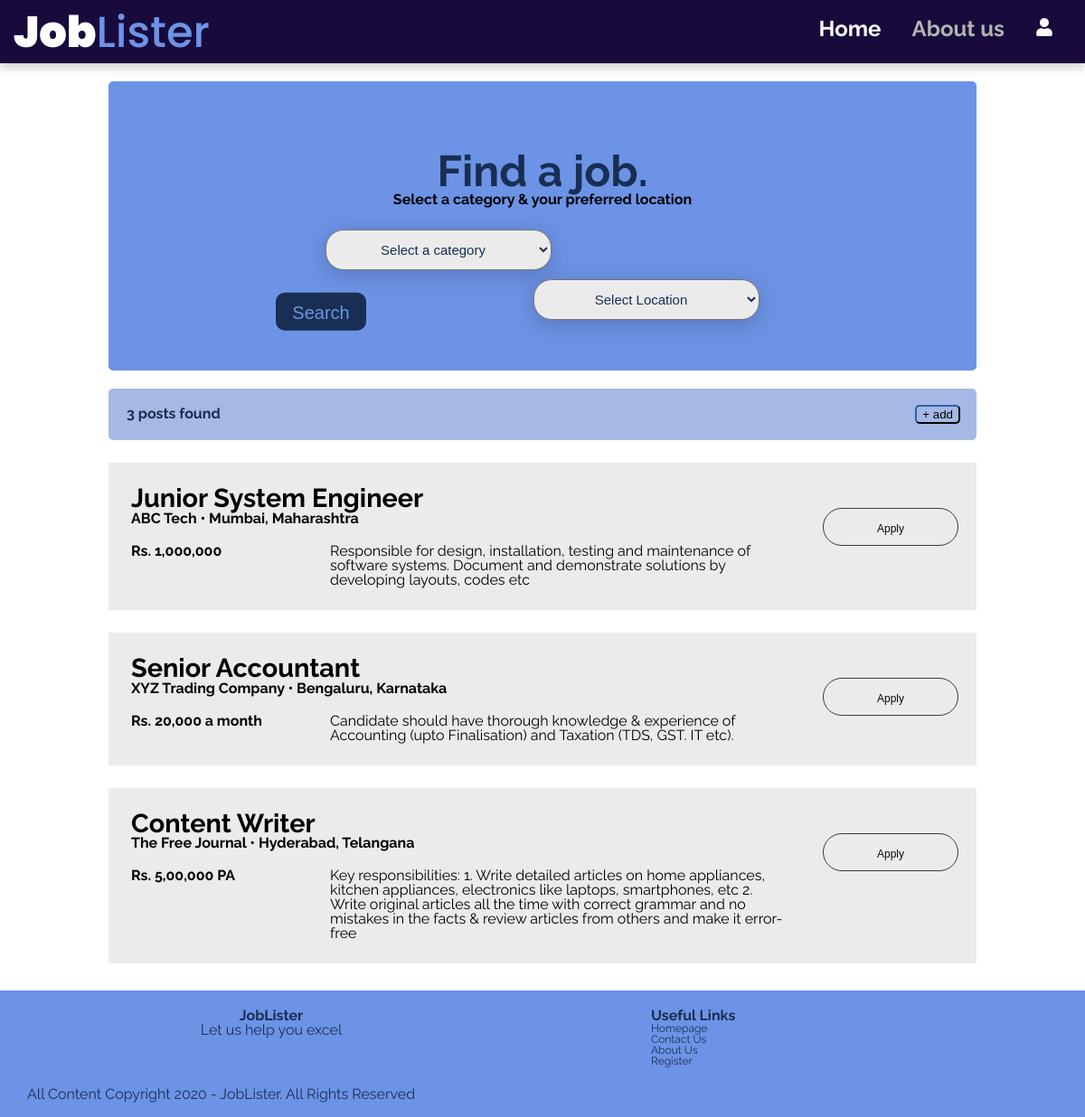
The page / on the database its author committed.
### tables this page shows
CREATE TABLE `jobs` (
  `u_id` int(11) NOT NULL,
  `job_id` int(11) NOT NULL,
  `category` varchar(255) NOT NULL,
  `company` varchar(225) NOT NULL,
  `job_title` varchar(225) NOT NULL,
  `description` varchar(555) NOT NULL,
  `salary` varchar(225) NOT NULL,
  `location` varchar(225) NOT NULL,
  `user_contact` varchar(225) NOT NULL,
  `user_email` varchar(225) NOT NULL
);

### index.php (the view, shortened to what this page needs)
<?php
    require 'conn.php';
?>
<!DOCTYPE html>
<html lang="en">
<head>
    <link rel="stylesheet" href="Styles/Style.css">
</head>
<body>
    <header>
        <a href="index.php">
            <h1>Job<b>Lister</b></h1>
        </a>
        <nav>
            <ul id ="navigation">
                <li><a class="active" href="index.php">Home</a></li>
                <li><a href="aboutus.php">About us</a></li>
                <?php
                    if(!isset($_SESSION['user'])) {
                        echo '<li id="login"><a href="signIn.php"><img src="Icons/user-solid.svg"></a>';
                    } else {
                        echo '<li id="logout"><a href="console.php">', $_SESSION['user'] ,'</a><ul></li><li><a href="console.php">My console</a></li><li id="logout"><a href="logOut.php">Log out</a></li></ul></li>';
                    }
                ?>
            </ul>
        </nav>
    </header>
    <main>
        <div class="searchbox">
            <h1>Find a job.</h1>
            <h3>Select a category & your preferred location</h3>
            <form action="index.php" method="POST">
                <div class="categories">
                    <select name="category" id="category" required>
                        <option disabled selected>Select a category<option>
                    </select>
                </div>
                <div class="location">
                    <select name="location" id="location" required>
                        <option disabled selected>Select Location<option>
                    </select>
                </div><br>
                <input type="submit" value="Search"></button>
            </form>
        </div>
        <div class="bar">
            <h3 id="count"> posts found</h3>
            <input type="button" value="+ add" onClick="location.href='addPost.php'"></input>
        </div>
        <div class="jobs" id="jobs">
            <?php
                if(!isset($_POST['category']) && !isset($_POST['location'])) {
                    $stm1 = 'SELECT * FROM jobs;';
                    $result = mysqli_query($conn, $stm1) or die( mysqli_error($conn));
                }
                while($row = mysqli_fetch_array($result, MYSQLI_BOTH)) {
                ?>
                <div class="jobs-container" name="job-post">
                    <div class="title">
                        <h2><?php echo $row['job_title']; ?></h2>
                        <h4><?php echo $row['company']; ?> • <?php echo $row['location']; ?></h4>
                    </div>
                    <div id="left" class="grid-left">
                        <h4><?php echo $row['salary']; ?></h4>
                    </div>
                    <div class="grid-right">
                        <p><?php echo $row['description']; ?></tr>
                    </div>
                    <div class="grid-button">
                        <form action="apply.php" method="POST">
                            <input type="submit" name="apply" value="Apply">
                        </form>
                    </div>
                </div>
                <?php
                }
                ?>
            </div>
    </main>
    <footer class="page-footer">
        <div class="left">
            <h5>JobLister</h5>
            <p>Let us help you excel</p>
        </div>
        <div class="right">
            <h5>Useful Links</h5>
            <ul>
                <li><a href="index.php">Homepage</a></li>
                <li><a href="contact.php">Contact Us</a></li>
                <li><a href="about.php">About Us</a></li>
                <li><a href="register.php">Register</a></li>
            </ul>
        </div>
        <div class="footer-copyright">
            <small class="copy">All Content Copyright 2020 - JobLister. All Rights Reserved</small>
        </div>
    </footer>
</body>
</html>

### rows shown on the page
jobs: job_title "Junior System Engineer", company "ABC Tech", location "Mumbai, Maharashtra", salary "Rs. 1,000,000", description "Responsible for design, installation, testing and maintenance of software systems. Document and demonstrate solutions by developing layouts, codes etc"
jobs: job_title "Senior Accountant", company "XYZ Trading Company", location "Bengaluru, Karnataka", salary "Rs. 20,000 a month", description "Candidate should have thorough knowledge & experience of Accounting (upto Finalisation) and Taxation (TDS, GST. IT etc)."
jobs: job_title "Content Writer", company "The Free Journal", location "Hyderabad, Telangana", salary "Rs. 5,00,000 PA", description "Key responsibilities: 1. Write detailed articles on home appliances, kitchen appliances, electronics like laptops, smartphones, etc 2. Write original articles all the time with correct grammar and no mistakes in the facts & review articles from others and make it error-free"
